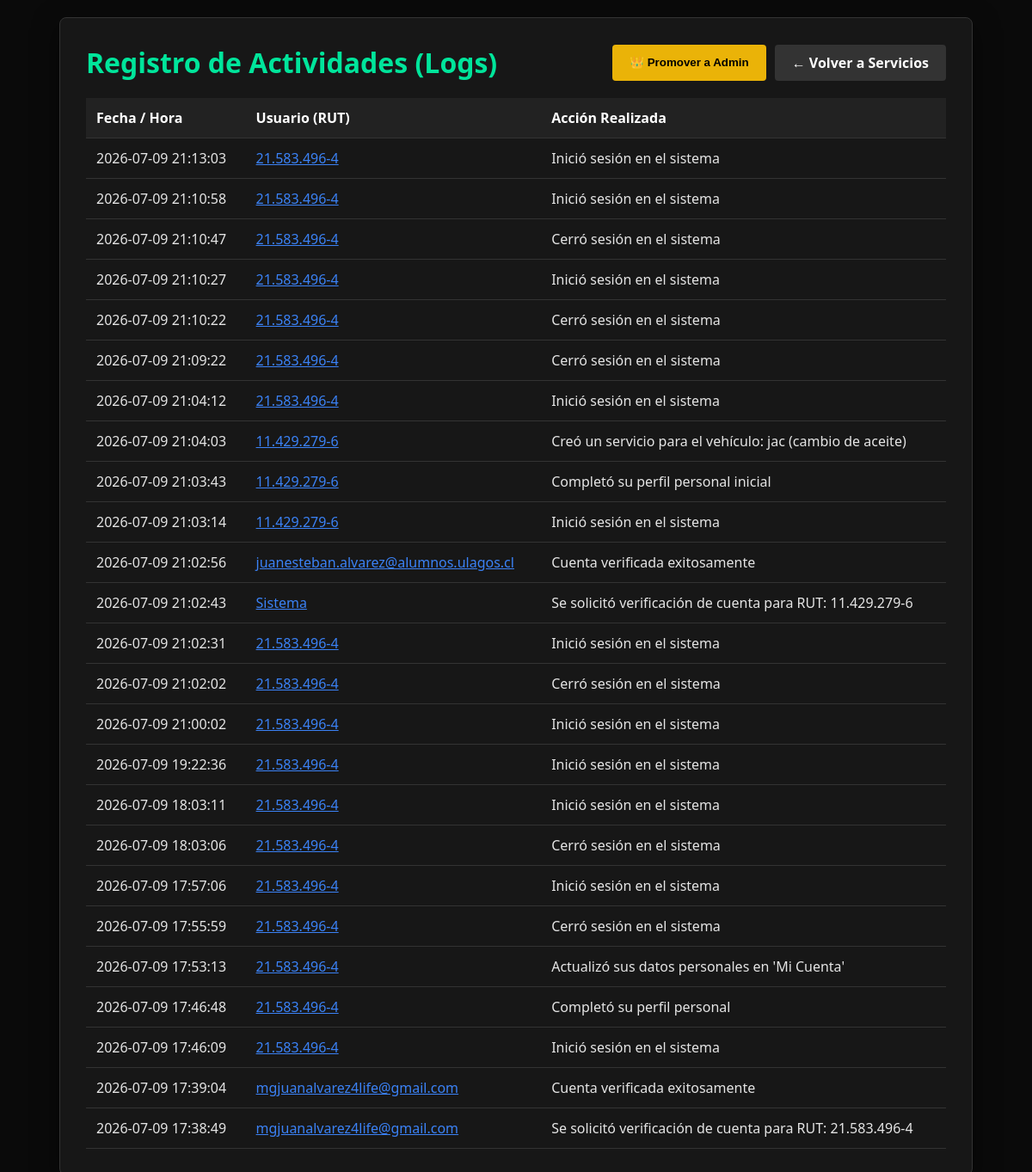
/logs.php (signed in), run on an earlier commit of the app's database.
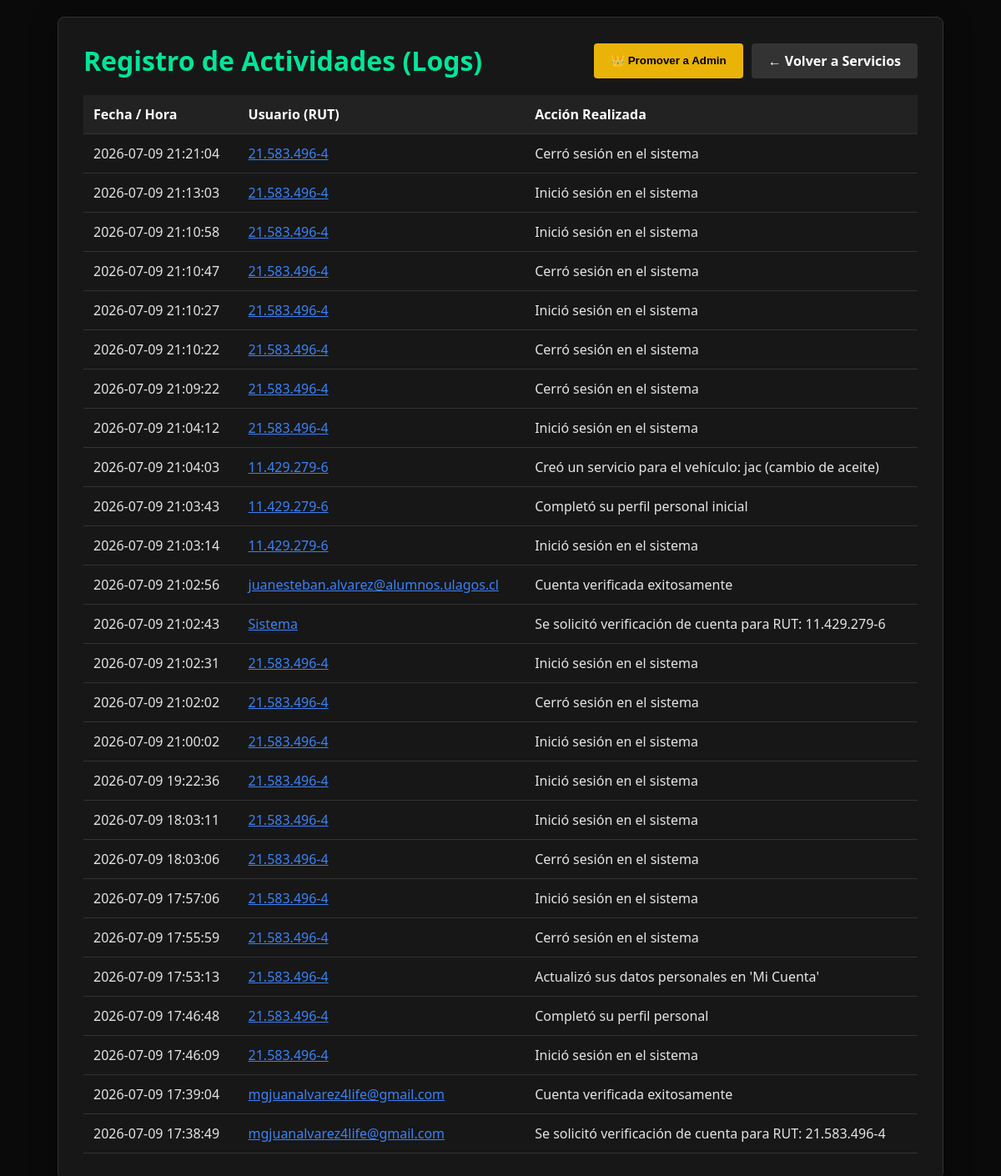
And on a later commit of the database.
### tables this page shows
CREATE TABLE logs (
        id INTEGER PRIMARY KEY AUTOINCREMENT,
        usuario TEXT NOT NULL,
        accion TEXT NOT NULL,
        fecha DATETIME DEFAULT CURRENT_TIMESTAMP
    );

### crud.php (called while the page is built, shortened)
<?php
function conectarBD() {
    static $db = null;
    if ($db === null) {
        $db = new PDO('sqlite:mantenimiento.db');
        $db->setAttribute(PDO::ATTR_ERRMODE, PDO::ERRMODE_EXCEPTION);
        $db->setAttribute(PDO::ATTR_TIMEOUT, 5);
        $db->exec("CREATE TABLE IF NOT EXISTS registros (
            id INTEGER PRIMARY KEY AUTOINCREMENT,
            vehiculo TEXT NOT NULL,
            servicio TEXT NOT NULL,
            fecha DATE NOT NULL,
            costo REAL NOT NULL
        )");
        $db->exec("CREATE TABLE IF NOT EXISTS usuarios (
            id INTEGER PRIMARY KEY AUTOINCREMENT,
            rut TEXT UNIQUE NOT NULL,
            correo TEXT UNIQUE NOT NULL,
            password TEXT NOT NULL,
            verificado INTEGER DEFAULT 0,
            token TEXT,
            nombre TEXT,
            apellido TEXT,
            fecha_nacimiento DATE,
            direccion TEXT
        )");
        $db->exec("CREATE TABLE IF NOT EXISTS logs (
            id INTEGER PRIMARY KEY AUTOINCREMENT,
            usuario TEXT NOT NULL,
            accion TEXT NOT NULL,
            fecha DATETIME DEFAULT CURRENT_TIMESTAMP
        )");
    }
    try {
        $db->exec("ALTER TABLE usuarios ADD COLUMN rol TEXT DEFAULT 'usuario'");
    } catch (Exception $e) {}
        try { $db->exec("ALTER TABLE usuarios ADD COLUMN rol TEXT DEFAULT 'usuario'"); } catch (Exception $e) {}
        try { $db->exec("ALTER TABLE usuarios ADD COLUMN ip TEXT DEFAULT 'Desconocida'"); } catch (Exception $e) {}
    return $db;
}
function obtenerLogsConUsuarios() {
    $db = conectarBD();
    $stmt = $db->query("SELECT l.*, u.nombre, u.apellido, u.correo, u.fecha_nacimiento, u.direccion, u.ip as ultima_ip
                        FROM logs l
                        LEFT JOIN usuarios u ON l.usuario = u.rut
                        ORDER BY l.fecha DESC");
    return $stmt->fetchAll(PDO::FETCH_ASSOC);
}
?>

### logs.php (the view, shortened to what this page needs)
<?php
require_once 'crud.php';
$logs = obtenerLogsConUsuarios();
?>
<!DOCTYPE html>
<html lang="es">
<head>
</head>
<body>
    <div class="container">
        <div class="header-actions">
            <h1>Registro de Actividades (Logs)</h1>
            <div style="display: flex; gap: 10px;">
                <button class="btn-admin" onclick="abrirModal('adminModal')">👑 Promover a Admin</button>
                <a href="servicio.php" class="btn-volver">← Volver a Servicios</a>
            </div>
        </div>
        <table>
            <thead>
                <tr>
                    <th>Fecha / Hora</th>
                    <th>Usuario (RUT)</th>
                    <th>Acción Realizada</th>
                </tr>
            </thead>
            <tbody>
                <?php foreach ($logs as $log):
                    $nombreCompleto = htmlspecialchars(($log['nombre'] ?? '') . ' ' . ($log['apellido'] ?? ''));
                    $correo = htmlspecialchars($log['correo'] ?? 'Sin correo');
                    $nacimiento = htmlspecialchars($log['fecha_nacimiento'] ?? 'No registrada');
                    $direccion = htmlspecialchars($log['direccion'] ?? 'No registrada');
                    $rut = htmlspecialchars($log['usuario']);
                ?>
                <tr>
                    <td><?php echo htmlspecialchars($log['fecha']); ?></td>
                    <td>
                        <button class="rut-link" onclick="verInfoUsuario('<?php echo $rut; ?>', '<?php echo $nombreCompleto; ?>', '<?php echo $correo; ?>', '<?php echo $nacimiento; ?>', '<?php echo $direccion; ?>', '<?php echo htmlspecialchars($log['ultima_ip'] ?? 'Desconocida'); ?>')">
                            <?php echo $rut; ?>
                        </button>
                    </td>
                    <td><?php echo htmlspecialchars($log['accion']); ?></td>
                </tr>
                <?php endforeach; ?>
            </tbody>
        </table>
    </div>
</body>
</html>

What changed in the data, as far as the page shows it:
added logs: fecha "2026-07-09 21:21:04", usuario "21.583.496-4", accion "Cerró sesión en el sistema"
